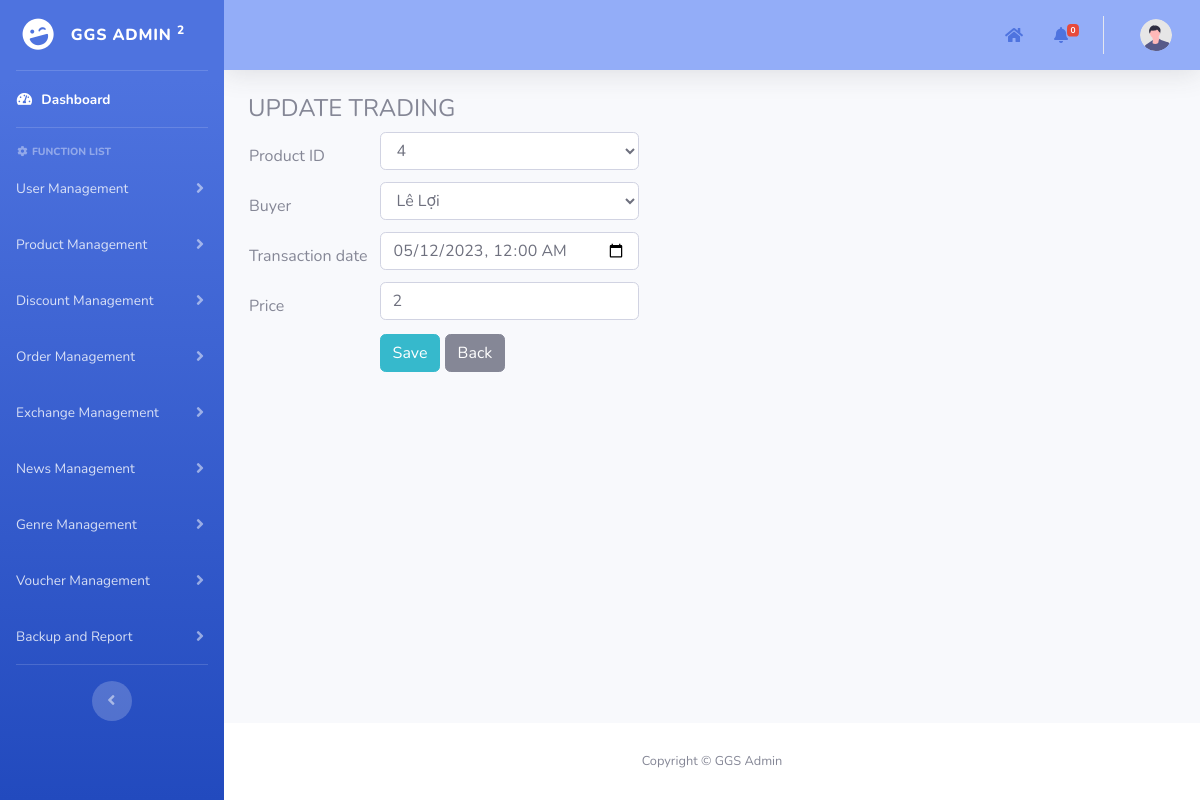
Before: /admin/pages/exchangeManagement/update_trading.php?id=2 with the older database file.
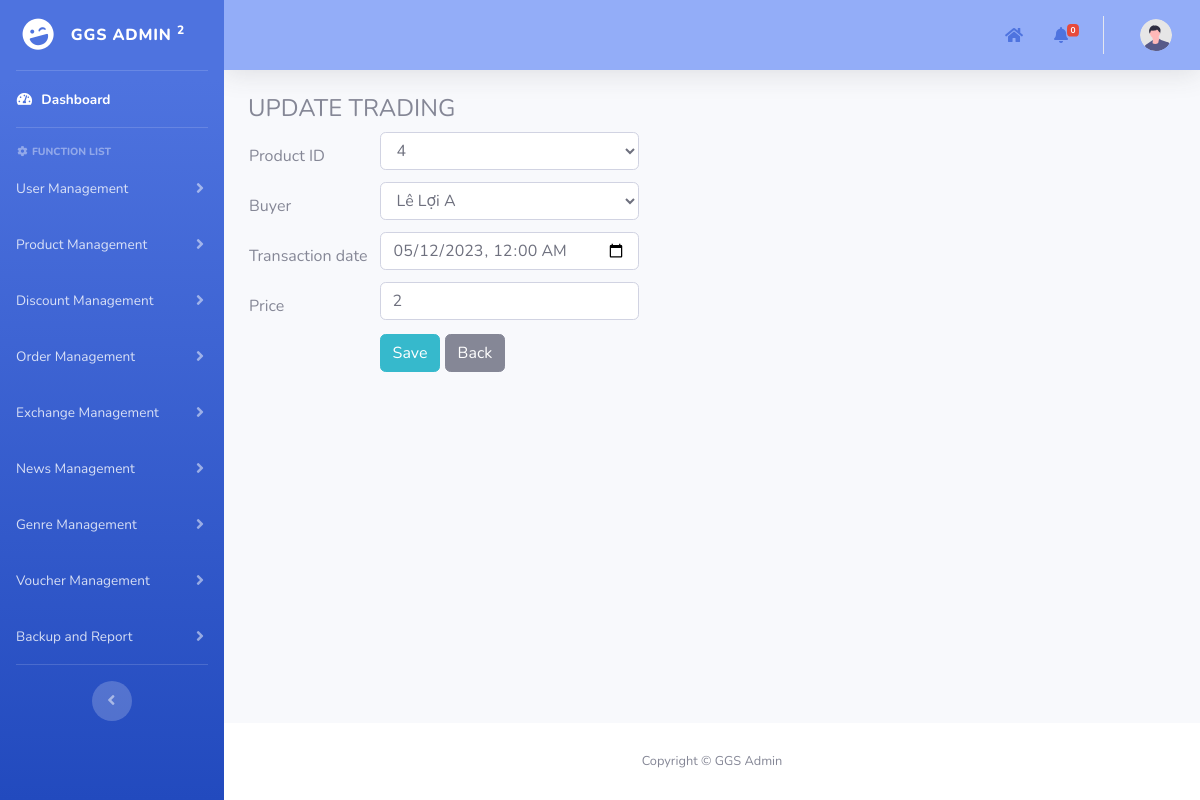
After: the same page with the newer database file.
### tables this page shows
CREATE TABLE `tradings_history` (
  `id` int(11) NOT NULL AUTO_INCREMENT,
  `buyer_id` int(11) NOT NULL,
  `product_id` int(11) NOT NULL,
  `price` int(11) NOT NULL,
  `transaction_date` datetime NOT NULL,
  PRIMARY KEY (`id`),
  KEY `tradings_history_ibfk_2` (`buyer_id`),
  KEY `tradings_history_ibfk_3` (`product_id`),
  CONSTRAINT `tradings_history_ibfk_2` FOREIGN KEY (`buyer_id`) REFERENCES `users` (`id`) ON DELETE CASCADE ON UPDATE CASCADE,
  CONSTRAINT `tradings_history_ibfk_3` FOREIGN KEY (`product_id`) REFERENCES `purchased_products` (`id`) ON DELETE CASCADE ON UPDATE CASCADE
);

CREATE TABLE `users` (
  `id` int(11) NOT NULL AUTO_INCREMENT,
  `username` varchar(50) NOT NULL,
  `password` varchar(100) NOT NULL,
  `role` enum('user','manufacturer','developer') NOT NULL,
  `full_name` varchar(60) NOT NULL,
  `phone_number` varchar(10) NOT NULL,
  `email` varchar(100) NOT NULL,
  `Gcoin` int(11) NOT NULL DEFAULT 0,
  `locked_until` date DEFAULT NULL,
  `login_attempts` int(11) NOT NULL,
  `lastest_login` date NOT NULL DEFAULT '1900-01-01',
  PRIMARY KEY (`id`)
);

### admin/pages/add_template.php (called while the page is built, shortened)
<?php
include("../template/template.php");
?>

### admin/pages/exchangeManagement/update_trading.php (the view, shortened to what this page needs)
<?php
include("../add_template.php");
function main()
{
    include("../../../mod/database_connection.php");
    $id = $_GET['id'];
    $sql_dID = "SELECT * FROM tradings_history WHERE id = $id";
    $result_dID = $conn->query($sql_dID);
    $row_dID = $result_dID->fetch_assoc();
    $old_product_id = $row_dID['product_id'];
    $buyer_id = $row_dID['buyer_id'];
    $price = $row_dID['price'];
    $transaction_date = $row_dID['transaction_date'];
?>
    <div class="container-fluid">
        <form name="frmAddUser" method="post">
            <h4 class="ico_mug">
                UPDATE TRADING
            </h4>
            <table>
                <tr>
                    <td>
                        Product ID
                    </td>
                    <td>
                        <select name="new_product_id" aria-controls="dataTable" class="form-control input-left">
                            <option value="<?php echo $old_product_id; ?>">
                                <?php echo $old_product_id; ?>
                            </option>
                        </select>
                    </td>
                </tr>
                <tr>
                    <td>
                        Buyer
                    </td>
                    <td>
                        <select name="buyer_id" id="buyer_id" aria-controls="dataTable" class="form-control input-left">
                            <?php
                            $sql_user = "SELECT * FROM users WHERE role = 'user'";
                            $result_user = $conn->query($sql_user);
                            while ($row_user = $result_user->fetch_assoc()) { ?>
                                <option value="<?php echo $row_user["id"]; ?>" <?= ($row_user["id"] == $buyer_id) ? 'selected' : '' ?>>
                                    <?= $row_user["full_name"]; ?>
                                </option>
                            <?php } ?>
                        </select>
                    </td>
                </tr>
                <tr>
                    <td>
                        Transaction date
                    </td>
                    <td>
                        <input type="datetime-local" value="<?= $transaction_date ?>" class="form-control input-left" name="transaction_date">
                    </td>
                </tr>
                <tr>
                    <td>
                        Price
                    </td>
                    <td>
                        <input type="number" value="<?= $price ?>" class="form-control input-left" name="price">
                    </td>
                </tr>
                <tr>
                    <td></td>
                    <td id="error" class="error"></td>
                </tr>
                <tr>
                    <td></td>
                    <td>
                        <input type="button" class="btn btn-info input-left" name="btnSave" value="Save" onClick="save()">
                        <input type="button" class="btn btn-secondary" style=" margin-bottom: 10px;" name="btnBack" value="Back" onClick="goback()">
                    </td>
                </tr>
            </table>
        </form>
    </div>
<?php
}
?>

Changed rows visible on the page:
changed through a linked row, tradings_history: buyer_id "Lê Lợi" → "Lê Lợi A"
